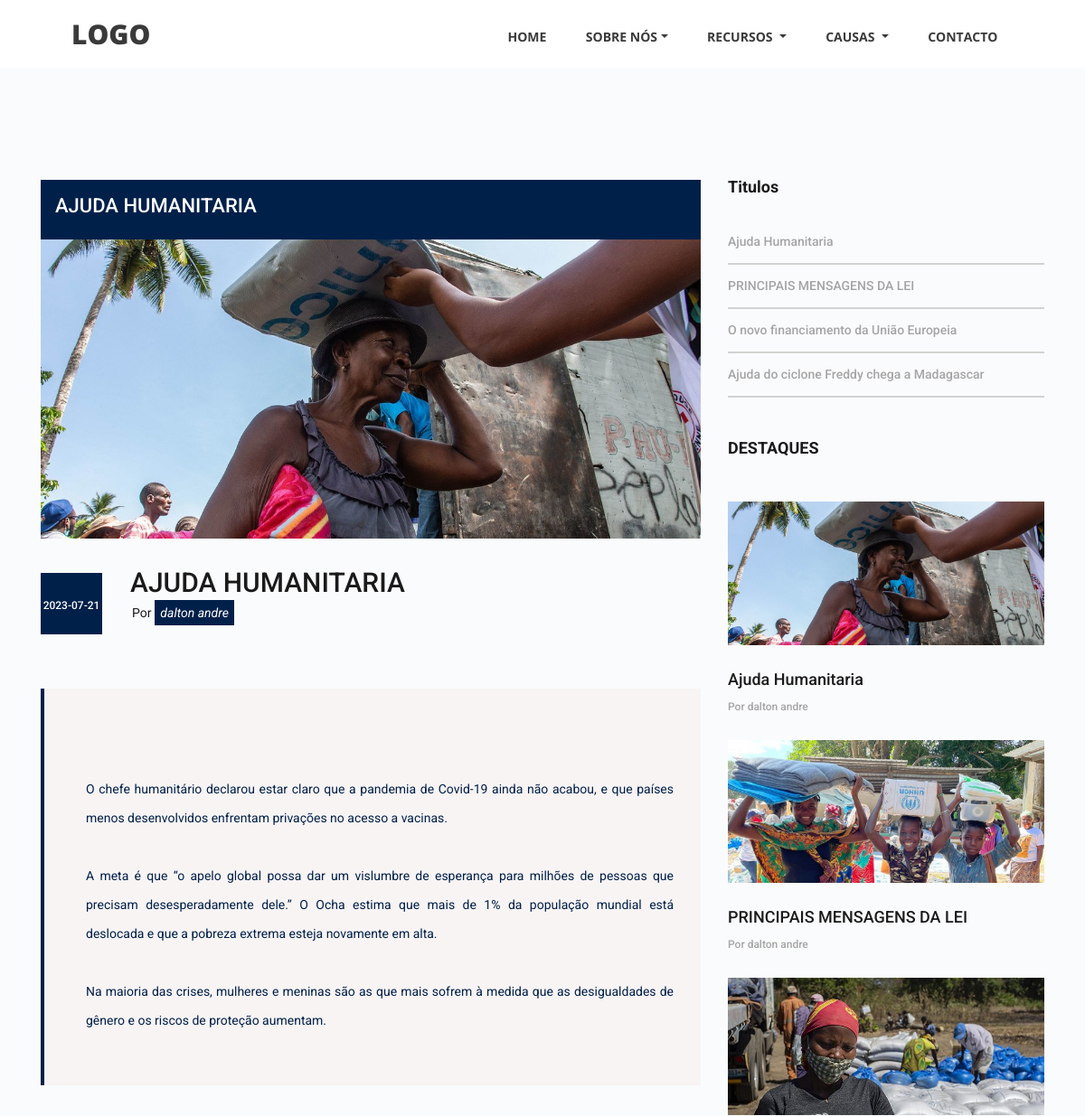
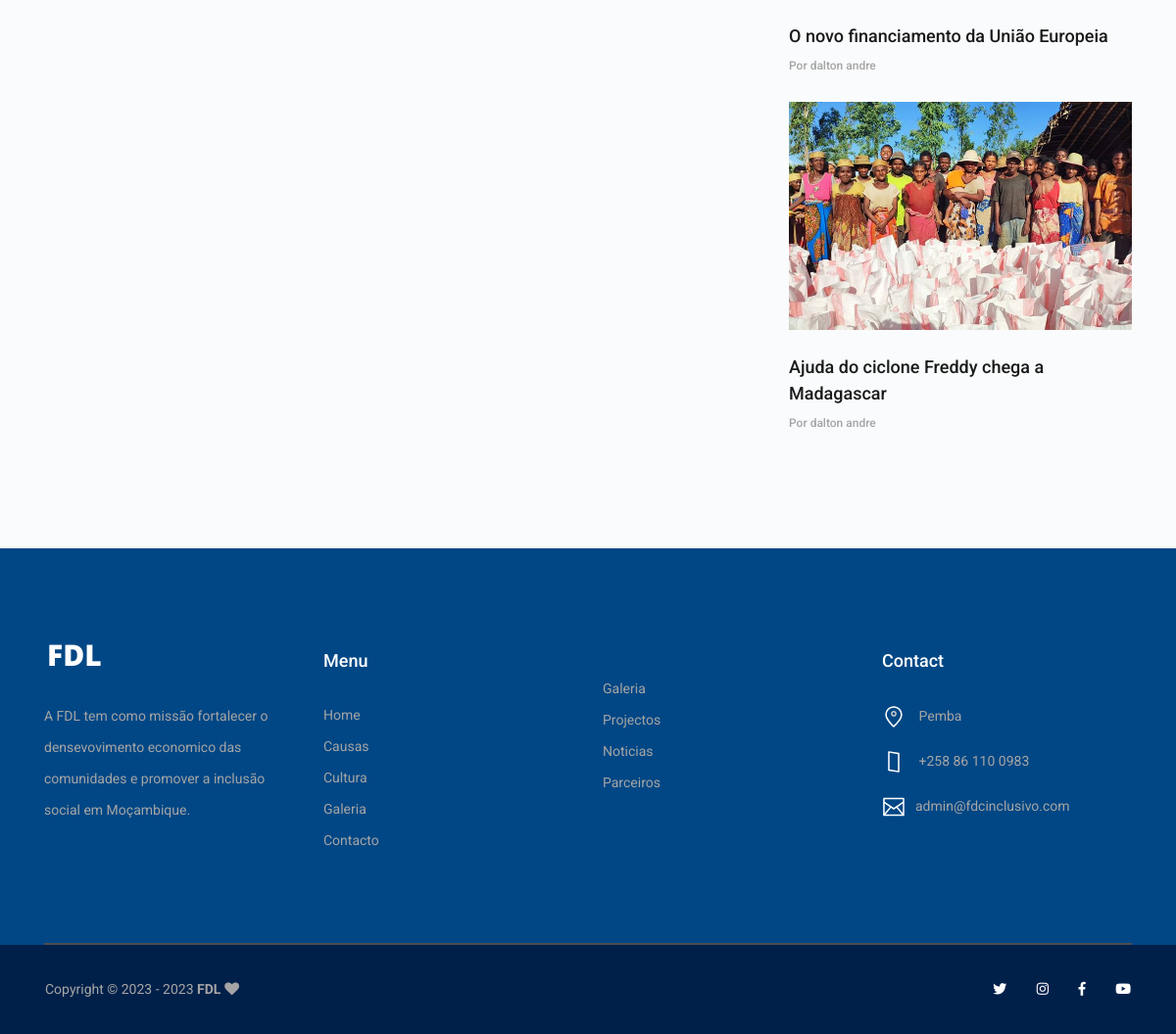
/IndexCont/view/25, run on the app's committed database (2 pictures, top to bottom).
### tables this page shows
CREATE TABLE `table_activity` (
  `id_activity` int(11) NOT NULL,
  `categoria` varchar(20) NOT NULL,
  `titulo` text NOT NULL,
  `activ_image` varchar(255) NOT NULL,
  `content` text NOT NULL,
  `data_acont` varchar(3) NOT NULL,
  `mes_acont` varchar(10) NOT NULL,
  `ano_acont` text NOT NULL,
  `local_acont` varchar(50) NOT NULL,
  `publicado_por` varchar(50) NOT NULL,
  `data_adicionado` datetime NOT NULL DEFAULT current_timestamp(),
  `adicionado` date NOT NULL DEFAULT current_timestamp(),
  `update_at` varchar(50) NOT NULL,
  `update_por` varchar(20) NOT NULL
);

### application/controllers/IndexCont.php (called while the page is built, shortened)
<?php
class IndexCont extends CI_Controller {
	function __construct(){
		$this->load->helper('url');
		$this->load->helper('text');
	}
	function view($id_activity){
		$activity = new Activity_model();
      $retrieveActi['retrieveActi'] = $activity->viewAct($id_activity);
		$retrieveAct['retrieveAct'] = $activity->retrieveAct();
		$retrieveActv['retrieveActv'] = $activity->retrieveAct();
      $this->load->view('pages/view', $retrieveActi + $retrieveAct+$retrieveActv);
	}
}

### index.php (called while the page is built, shortened)
<?php
require_once BASEPATH.'core/CodeIgniter.php';

### application/models/Activity_model.php (called while the page is built, shortened)
<?php
class Activity_model extends CI_Model{
    private $table_activity = 'table_activity';
    function retrieveAct($id_activity=null){
        $this->db->from($this->table_activity);
        $query = $this->db->get();
        return $query;
    }
    function viewAct($id_activity){
        $query = $this->db->get_where($this->table_activity, ['id_activity'=> $id_activity]);
        if($query->num_rows() > 0){
            return $query->row();
        }
    }
}

### application/views/pages/view.php (the view, shortened to what this page needs)
<?php $this->load->view('_inc/head2')?>
   <div class="news  mt-5">
		<div class="container">
			<div class="row mt-5">
				<div class="col-lg-8 ">
					<div class="p-3" style="background-color: #00204A;text-transform: uppercase;color:#fff">
						<h2><?= $retrieveActi->titulo?></h2>
					</div>
					<div class="news_post_container">
						<div class="news_post">
							<div class="news_post_image">
								<img src="<?=base_url('upload/activity/'.$retrieveActi->activ_image)?>" alt="img">
							</div>
							<div class="news_post_top d-flex flex-column flex-sm-row">
								<div class="news_post_date_container">
									<div class="news_post_date d-flex flex-column align-items-center justify-content-center">
                                        <div style="font-size: 12px;"><?=$retrieveActi->adicionado?></div>
									</div>
								</div>
								<div class="news_post_title_container fixed">
									<div class="news_post_title">
										<a href="#" style="text-transform: uppercase;font-size:30px"><?= $retrieveActi->titulo?></a>
									</div>
									<div class="news_post_meta">
										<span class="news_post_author">Por <em style="color:#fff;background:#00204A; padding:.4rem"><?= $retrieveActi->publicado_por?></em></span>
									</div>
								</div>
							</div>
							<div class="news_post_quote">
                        <p class="text-justify" style="color: #00204A;">
                           <?php
										$texto =nl2br($retrieveActi->content);
										echo $texto;
									?>
                       </p>
                     </div>
                  </div>
					</div>
            </div>
            <div class="col-lg-4">
					<div class="sidebar">
						<div class="sidebar_section">
							<div class="sidebar_section_title">
								<h3>Titulos</h3>
							</div>
							<ul class="sidebar_list">
								<?php foreach($retrieveAct->result() as $key=>$retrieveAct):?>
									<li class="sidebar_list_item"><a href="<?=base_url('IndexCont/view/'.$retrieveAct->id_activity)?>"><?=$retrieveAct->titulo?></a></li>
								<?php endforeach?>
							</ul>
						</div>
					</div>
					<div class="sidebar_section">
						<div class="sidebar_section_title">
							<h3>DESTAQUES</h3>
						</div>
						<div class="latest_posts">
                     <?php foreach($retrieveActv->result() as $key=>$retrieveActv):?>
                        <div class="latest_post">
                           <div class="latest_post_image">
                              <img src="<?=base_url('upload/activity/'.$retrieveActv->activ_image)?>" alt="">
                           </div>
                           <div class="latest_post_title"><a href="<?=base_url('IndexCont/view/'.$retrieveActv->id_activity)?>"><?=$retrieveActv->titulo?></a></div>
                              <div class="latest_post_meta">
                                 <span class="latest_post_author"><a href="#">Por <?=$retrieveAct->publicado_por?></a></span>
                              </div>
                           </div>
                        <?php endforeach?>
                        </div>
                     </div>
						</div>
            	</div>
        		</div>
    		</div>
<?php $this->load->view('_inc/footer')?>

### application/views/_inc/head2.php (shortened to what this page needs)
<!DOCTYPE html>
<html lang="pt-br">
<head>
   <link rel="stylesheet" type="text/css" href="<?=base_url('assets/bootstrap4/bootstrap.min.css')?>">
   <link rel="stylesheet" type="text/css" href="<?=base_url('assets/css/fontawesome-free-5.0.1/css/fontawesome-all.css')?>">
   <link rel="stylesheet" type="text/css" href="<?=base_url('assets/css/OwlCarousel2-2.2.1/owl.carousel.css')?>">
   <link rel="stylesheet" type="text/css" href="<?=base_url('assets/css/OwlCarousel2-2.2.1/owl.theme.default.css')?>">
   <link rel="stylesheet" type="text/css" href="<?=base_url('assets/css/OwlCarousel2-2.2.1/animate.css')?>">
   <link rel="stylesheet" type="text/css" href="<?=base_url('assets/css/main_styles.css')?>">
   <link rel="stylesheet" type="text/css" href="<?=base_url('assets/css/sec_style.css')?>">
   <link rel="stylesheet" type="text/css" href="<?=base_url('assets/css/responsive.css')?>">
   <link rel="stylesheet" type="text/css" href="<?=base_url('assets/css/courses_styles.css')?>">
   <link rel="stylesheet" type="text/css" href="<?=base_url('assets/css/courses_responsive.css')?>">
   <link rel="stylesheet" type="text/css" href="<?=base_url('assets/css/contact_styles.css')?>">
   <link rel="stylesheet" type="text/css" href="<?=base_url('assets/css/contact_responsive.css')?>">
   <link rel="stylesheet" type="text/css" href="<?=base_url('assets/css/news_styles.css')?>">
   <link rel="stylesheet" type="text/css" href="<?=base_url('assets/css/news_responsive.css')?>">
   <link rel="stylesheet" type="text/css" href="<?=base_url('assets/css/news_post_styles.css')?>">
   <link rel="stylesheet" type="text/css" href="<?=base_url('assets/css/news_post_responsive.css')?>">
   <link rel="stylesheet" type="text/css" href="<?=base_url('assets/css/teachers_styles.css')?>">
   <link rel="stylesheet" type="text/css" href="<?=base_url('assets/css/teachers_responsive.css')?>">
</head>
<body>
<div class="super_container">
	<header class="header d-flex flex-row">
		<div class="header_content d-flex flex-row align-items-center">
			<div class="logo_container">
				<div class="logo">
					<span>LOGO</span>
				</div>
			</div>
			<nav class="main_nav_container">
				<div class="main_nav">
					<ul class="main_nav_list">
						<li class="main_nav_item"><a href="<?= base_url()?>">HOME</a></li>
						<li class="main_nav_item">
							<div class="dropdown show">
								<a href="#" class="dropdown-toggle" id="dropdownMenuLink" data-toggle="dropdown" aria-haspopup="true" aria-expanded="false">
									SOBRE N&Oacute;S</a>
							</div>
						</li>
						<li class="main_nav_item">
							<div class="dropdown show">
								<a href="#" class="dropdown-toggle" id="dropdownMenuLink" data-toggle="dropdown" aria-haspopup="true" aria-expanded="false">
									RECURSOS
								</a>
							</div>
						</li>
						<li class="main_nav_item">
							<div class="dropdown show">
								<a  href="#" class="dropdown-toggle" id="dropdownMenuLink" data-toggle="dropdown" aria-haspopup="true" aria-expanded="false">
									Causas
								</a>
							</div>
						</li>
						<li class="main_nav_item"><a href="<?= base_url()?>IndexCont/contato">CONTACTO</a></li>
					</ul>
				</div>
			</nav>
		</div>
	</header>

### application/views/_inc/footer.php (shortened to what this page needs)
    <footer class="footer" style="background-color:#014785;">
		<div class="container">
			<div class="footer_content"  style="background-color:#014785;margin-top:-5rem">
				<div class="row">
					<div class="col-lg-3 footer_col">
						<div class="logo_container">
							<div class="logo">
								<span>FDL</span>
							</div>
						</div>
						<p class="footer_about_text">
							A FDL tem como missão fortalecer o densevovimento economico
							das comunidades e promover a inclusão social em Moçambique.
                  </p>
					</div>
					<div class="col-lg-3 footer_col">
						<div class="footer_column_title">Menu</div>
						<div class="footer_column_content">
							<ul>
								<li class="footer_list_item"><a href="#">Home</a></li>
								<li class="footer_list_item"><a href="#">Causas</a></li>
								<li class="footer_list_item"><a href="#">Cultura</a></li>
								<li class="footer_list_item"><a href="#">Galeria</a></li>
								<li class="footer_list_item"><a href="#">Contacto</a></li>
							</ul>
						</div>
					</div>
					<div class="col-lg-3 footer_col">
						<div class="footer_column_title"></div>
						<div class="footer_column_content">
							<ul>
								<li class="footer_list_item"><a href="#">Galeria</a></li>
								<li class="footer_list_item"><a href="#">Projectos</a></li>
								<li class="footer_list_item"><a href="#">Noticias</a></li>
								<li class="footer_list_item"><a href="#">Parceiros</a></li>
							</ul>
						</div>
					</div>
					<div class="col-lg-3 footer_col">
						<div class="footer_column_title">Contact</div>
						<div class="footer_column_content">
							<ul>
								<li class="footer_contact_item">
									<div class="footer_contact_icon">
										<img src="<?=base_url('assets/images/placeholder.svg')?>" alt="icon">
									</div>
									Pemba
								</li>
								<li class="footer_contact_item">
									<div class="footer_contact_icon">
										<img src="<?=base_url('assets/images/smartphone.svg')?>" alt="icon">
									</div>
									+258 86 110 0983
								</li>
								<li class="footer_contact_item">
									<div class="footer_contact_icon">
										<img src="<?=base_url('assets/images/envelope.svg')?>" alt="icon">
									</div>admin@fdcinclusivo.com
								</li>
							</ul>
						</div>
					</div>
				</div>
			</div>
		</div>
		<div style="background-color:#00204A">
			<div class="container p-3">
				<div class="footer_bar d-flex flex-column flex-sm-row align-items-center" >
					<div class="footer_copyright">
						<span>
									Copyright &copy; 2023 - <script>document.write(new Date().getFullYear());</script>
									<strong>FDL</strong> <i class="fa fa-heart" aria-hidden="true"></i>
							</span>
					</div>
					<div class="footer_social ml-sm-auto">
						<ul class="menu_social">
							<li class="menu_social_item"><a href="#"><i class="fab fa-twitter"></i></a></li>
							<li class="menu_social_item"><a href="#"><i class="fab fa-instagram"></i></a></li>
							<li class="menu_social_item"><a href="#"><i class="fab fa-facebook-f"></i></a></li>
							<li class="menu_social_item"><a href="#"><i class="fab fa-youtube"></i></a></li>
						</ul>
					</div>
				</div>
			</div>
		</div>
	</footer>
</div>
</body>
</html>

### assets/css/main_styles.css (style rules this page uses)
* { margin: 0; padding: 0; -webkit-font-smoothing: antialiased; -webkit-text-shadow: rgba(0,0,0,.01) 0 0 1px; text-shadow: rgba(0,0,0,.01) 0 0 1px; }
body { font-family: 'Roboto', sans-serif; font-size: 14px; font-weight: 400; color: #a5a5a5; background-repeat: no-repeat; background-color: #fafbfc; background-attachment: fixed; }
div { display: block; position: relative; -webkit-box-sizing: border-box; -moz-box-sizing: border-box; box-sizing: border-box; }
ul { list-style: none; margin-bottom: 0px; }
p { font-family: 'Roboto', sans-serif; font-size: 14px; line-height: 2.29; font-weight: 400; color: #a5a5a5; -webkit-font-smoothing: antialiased; -webkit-text-shadow: rgba(0,0,0,.01) 0 0 1px; text-shadow: rgba(0,0,0,.01) 0 0 1px; }
a, a:hover, a:visited, a:active, a:link { text-decoration: none; -webkit-font-smoothing: antialiased; -webkit-text-shadow: rgba(0,0,0,.01) 0 0 1px; text-shadow: rgba(0,0,0,.01) 0 0 1px; }
h2 { font-size: 22px; }
h3 { font-size: 18px; }
h1, h2, h3, h4, h5, h6 { font-family: 'Roboto', sans-serif; -webkit-font-smoothing: antialiased; -webkit-text-shadow: rgba(0,0,0,.01) 0 0 1px; text-shadow: rgba(0,0,0,.01) 0 0 1px; }
.super_container { width: 100%; overflow: hidden; }
.header { position: fixed; left: 50%; -webkit-transform: translateX(-50%); -moz-transform: translateX(-50%); -ms-transform: translateX(-50%); -o-transform: translateX(-50%); transform: translateX(-50%); width: 100%; height: 109px; background: #FFFFFF; z-index: 10; -webkit-transition: all 200ms ease; -moz-transition: all 200ms ease; -ms-transition: all 200ms ease; -o-transition: all 200ms ease; transition: all 200ms ease; }
.header_content { width: calc(100% - 279px); height: 100%; }
.header_content::before { display: block; position: absolute; top: 0; left: 0; width: 100%; height: 100%; content: ''; z-index: -1; }
.logo_container { display: inline-block; padding-left: 76px; }
.logo span { font-family: 'Open Sans', sans-serif; font-size: 30px; font-weight: 900; color: #3a3a3a; vertical-align: middle; text-transform: uppercase; margin-left: 3px; }
.main_nav_container { display: inline-block; margin-left: auto; padding-right: 93px; }
.main_nav { margin-top: 7px; }
.main_nav_item { display: inline-block; margin-right: 40px; }
.main_nav_item a { font-family: 'Open Sans', sans-serif; font-size: 14px; text-transform: uppercase; font-weight: 700; color: #3a3a3a; -webkit-transition: all 200ms ease; -moz-transition: all 200ms ease; -ms-transition: all 200ms ease; -o-transition: all 200ms ease; transition: all 200ms ease; }
.menu_social_item { display: inline-block; margin-right: 30px; }
.menu_social_item a i { color: #3a3a3a; }
.footer { width: 100%; padding-top: 86px; background: #1a1a1a; }
.footer_content { padding-top: 80px; padding-bottom: 83px; border-bottom: solid 2px #4d4e4e; }
.footer_content .logo_container { padding-left: 0px; }
.footer_content .logo span { color: #FFFFFF; }
.footer_about_text { margin-top: 24px; margin-bottom: 0px; padding-right: 20px; }
.footer_column_title { font-size: 18px; font-weight: 500; color: #FFFFFF; padding-top: 15px; }
.footer_column_content { margin-top: 32px; }
.footer_list_item { margin-bottom: 11px; }
.footer_list_item a { font-size: 14px; color: #a5a5a5; -webkit-transition: all 200ms ease; -moz-transition: all 200ms ease; -ms-transition: all 200ms ease; -o-transition: all 200ms ease; transition: all 200ms ease; }
.footer_contact_item { font-size: 14px; font-weight: 400; color: #a5a5a5; margin-bottom: 22px; }
.footer_contact_item:last-child { margin-bottom: 0px; }
.footer_contact_icon { display: inline-block; width: 24px; height: 24px; vertical-align: middle; margin-right: 10px; }
.footer_contact_icon img { width: 100%; }
.footer_bar { padding-top: 19px; padding-bottom: 19px; }
.footer_social .menu_social_item a i { color: #FFFFFF; }
.footer_social .menu_social_item:last-child { margin-right: 0px; }

### assets/css/sec_style.css (style rules this page uses)
header.header { height: 75px!important; }

### assets/css/responsive.css (style rules this page uses)
@media only screen and (max-width: 1380px) { .header { width: 100%; } }
@media only screen and (max-width: 1380px) { .header_content { width: calc(100% - 219px); } }
@media only screen and (max-width: 1380px) { .main_nav_container { padding-right: 63px; } }
@media only screen and (max-width: 1280px) { .header { width: 100%; } }
@media only screen and (max-width: 1280px) { .header_content { width: 100%; } }
@media only screen and (max-width: 1280px) { .main_nav_container { padding-right: 53px; } }

### data on the page
table_activity: titulo "AJUDA HUMANITARIA", activ_image (picture), adicionado "2023-07-21", publicado_por "dalton andre", content "O chefe humanitário declarou estar claro que a pandemia de Covid-19 ainda não acabou, e que países menos desenvolvidos enfrentam privações no acesso a vacinas. A meta é que “o apelo global possa dar um vislumbre de esperança para milhões de pessoas que precisam desesperadamente dele.” O Ocha estima que mais de 1% da população mundial está deslocada e que a pobreza extrema esteja novamente em alta. Na maioria das crises, mulheres e meninas são as que mais sofrem à medida que as desigualdades de gênero e os riscos de proteção aumentam.", titulo "Ajuda Humanitaria"
table_activity: titulo "PRINCIPAIS MENSAGENS DA LEI", activ_image (picture)
table_activity: titulo "O novo financiamento da União Europeia", activ_image (picture)
table_activity: titulo "Ajuda do ciclone Freddy chega a Madagascar", publicado_por "dalton andre", activ_image (picture)
